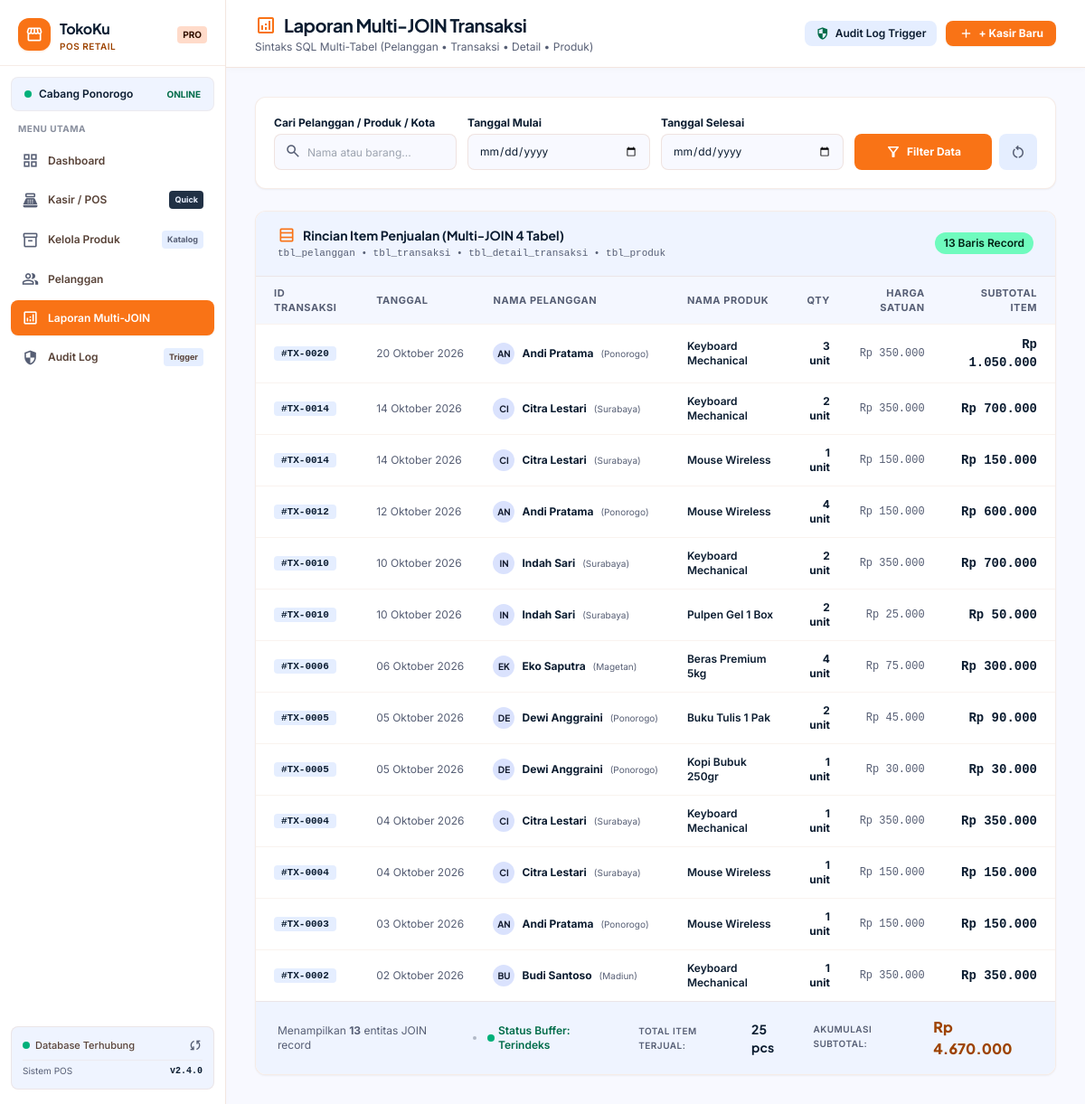
The app's page /laporan.php with its own data.
### tables this page shows
CREATE TABLE tbl_pelanggan (
    id_pelanggan INT AUTO_INCREMENT PRIMARY KEY,
    nama_pelanggan VARCHAR(100) NOT NULL,
    kota VARCHAR(50) NOT NULL
);

CREATE TABLE tbl_transaksi (
    id_transaksi INT AUTO_INCREMENT PRIMARY KEY,
    tanggal DATE NOT NULL,
    id_pelanggan INT,
    total_belanja DECIMAL(12,2) NOT NULL DEFAULT 0,
    FOREIGN KEY (id_pelanggan) REFERENCES tbl_pelanggan(id_pelanggan)
);

CREATE TABLE tbl_detail_transaksi (
    id_detail INT AUTO_INCREMENT PRIMARY KEY,
    id_transaksi INT,
    id_produk INT,
    nama_produk VARCHAR(100),
    jumlah INT NOT NULL,
    harga DECIMAL(12,2) NOT NULL,
    FOREIGN KEY (id_transaksi) REFERENCES tbl_transaksi(id_transaksi),
    FOREIGN KEY (id_produk) REFERENCES tbl_produk(id_produk)
);

### config/db.php (called while the page is built, shortened)
<?php
if (!function_exists('formatRupiah')) {
    function formatRupiah($angka) {
        return 'Rp ' . number_format((float)$angka, 0, ',', '.');
    }
}
if (!function_exists('formatTanggal')) {
    function formatTanggal($tanggal) {
        $bulan = [
            1 => 'Januari', 'Februari', 'Maret', 'April', 'Mei', 'Juni',
            'Juli', 'Agustus', 'September', 'Oktober', 'November', 'Desember'
        ];
        $pecahkan = explode('-', date('Y-m-d', strtotime($tanggal)));
        if (count($pecahkan) === 3) {
            return $pecahkan[2] . ' ' . $bulan[(int)$pecahkan[1]] . ' ' . $pecahkan[0];
        }
        return $tanggal;
    }
}

### laporan.php (the view, shortened to what this page needs)
<?php
require_once __DIR__ . '/config/db.php';
$rincian_item = [];
$search_keyword = isset($_GET['search']) ? trim($_GET['search']) : '';
$filter_tanggal_mulai = isset($_GET['tgl_mulai']) ? trim($_GET['tgl_mulai']) : '';
$filter_tanggal_selesai = isset($_GET['tgl_selesai']) ? trim($_GET['tgl_selesai']) : '';
$total_item_terjual = 0;
$akumulasi_subtotal_join = 0;
if ($pdo) {
    $sqlJoin = "SELECT
                    t.id_transaksi,
                    t.tanggal,
                    p.nama_pelanggan,
                    p.kota,
                    d.id_detail,
                    d.nama_produk,
                    d.jumlah,
                    d.harga,
                    (d.jumlah * d.harga) AS subtotal
                FROM tbl_pelanggan p
                INNER JOIN tbl_transaksi t ON p.id_pelanggan = t.id_pelanggan
                INNER JOIN tbl_detail_transaksi d ON t.id_transaksi = d.id_transaksi
                WHERE 1=1";
    $paramsJoin = [];
    $sqlJoin .= " ORDER BY t.id_transaksi DESC, d.id_detail ASC";
    try {
        $stmtJoin = $pdo->prepare($sqlJoin);
        $stmtJoin->execute($paramsJoin);
        $rincian_item = $stmtJoin->fetchAll();
        foreach ($rincian_item as $item) {
            $total_item_terjual += (int)$item['jumlah'];
            $akumulasi_subtotal_join += (float)$item['subtotal'];
        }
    } catch (PDOException $e) {
        $rincian_item = [];
    }
}
require_once __DIR__ . '/includes/header.php';
require_once __DIR__ . '/includes/sidebar.php';
?>
<main class="flex-1 flex flex-col min-w-0 overflow-y-auto bg-surface">
    <header class="bg-surface-container-lowest border-b border-outline-variant/40 px-6 sm:px-8 py-3.5 flex flex-col sm:flex-row sm:items-center justify-between gap-4 sticky top-0 z-30 shadow-[0_1px_8px_rgba(0,0,0,0.03)]">
        <div>
            <h1 class="font-headline font-bold text-lg sm:text-xl text-on-surface tracking-tight flex items-center gap-2">
                <span class="material-symbols-outlined text-primary-container text-[24px]">analytics</span>
                Laporan Multi-JOIN Transaksi
            </h1>
            <p class="text-xs text-secondary mt-0.5">Sintaks SQL Multi-Tabel (Pelanggan &bull; Transaksi &bull; Detail &bull; Produk)</p>
        </div>
        <div class="flex items-center gap-2.5">
            <a href="audit_log.php" class="inline-flex items-center gap-1.5 px-3 py-1.5 rounded-lg bg-surface-container hover:bg-surface-container-high text-on-surface text-xs font-semibold transition">
                <span class="material-symbols-outlined text-[16px] text-tertiary">security</span>
                <span>Audit Log Trigger</span>
            </a>
            <a href="kasir.php" class="inline-flex items-center gap-1.5 px-3.5 py-1.5 rounded-lg bg-primary-container hover:bg-on-primary-fixed-variant text-on-primary text-xs font-bold shadow-sm transition active:scale-95">
                <span class="material-symbols-outlined text-[16px]">add</span>
                <span>+ Kasir Baru</span>
            </a>
        </div>
    </header>
    <div class="p-4 sm:p-6 lg:p-8 space-y-6 flex-1">
        <div class="bg-surface-container-lowest rounded-xl p-5 shadow-sm border border-outline-variant/30">
            <form method="GET" action="laporan.php" class="grid grid-cols-1 sm:grid-cols-2 lg:grid-cols-4 gap-3 items-end text-xs">
                <div>
                    <label class="block font-bold text-on-surface mb-1">Cari Pelanggan / Produk / Kota</label>
                    <div class="relative">
                        <span class="material-symbols-outlined absolute left-3 top-2.5 text-secondary text-[18px]">search</span>
                        <input type="text" name="search" value="<?= htmlspecialchars($search_keyword) ?>"
                               placeholder="Nama atau barang..."
                               class="w-full h-10 pl-9 pr-3 rounded-lg bg-surface text-on-surface border border-outline-variant/40 focus:outline-none focus:ring-2 focus:ring-primary-container/30">
                    </div>
                </div>
                <div>
                    <label class="block font-bold text-on-surface mb-1">Tanggal Mulai</label>
                    <input type="date" name="tgl_mulai" value="<?= htmlspecialchars($filter_tanggal_mulai) ?>"
                           class="w-full h-10 px-3 rounded-lg bg-surface text-on-surface border border-outline-variant/40 focus:outline-none focus:ring-2 focus:ring-primary-container/30">
                </div>
                <div>
                    <label class="block font-bold text-on-surface mb-1">Tanggal Selesai</label>
                    <input type="date" name="tgl_selesai" value="<?= htmlspecialchars($filter_tanggal_selesai) ?>"
                           class="w-full h-10 px-3 rounded-lg bg-surface text-on-surface border border-outline-variant/40 focus:outline-none focus:ring-2 focus:ring-primary-container/30">
                </div>
                <div class="flex items-center gap-2">
                    <button type="submit" class="flex-1 h-10 rounded-lg bg-primary-container hover:bg-on-primary-fixed-variant text-on-primary font-bold shadow-xs transition flex items-center justify-center gap-1.5">
                        <span class="material-symbols-outlined text-[18px]">filter_alt</span>
                        <span>Filter Data</span>
                    </button>
                    <a href="laporan.php" class="h-10 px-3 rounded-lg bg-surface-container hover:bg-surface-container-high text-secondary hover:text-on-surface flex items-center justify-center transition" title="Reset">
                        <span class="material-symbols-outlined text-[18px]">restart_alt</span>
                    </a>
                </div>
            </form>
        </div>
        <div class="bg-surface-container-lowest rounded-xl shadow-sm border border-outline-variant/30 overflow-hidden flex flex-col">
            <div class="px-6 py-4 bg-surface-container-low border-b border-outline-variant/30 flex flex-col sm:flex-row sm:items-center justify-between gap-2">
                <div>
                    <h2 class="font-headline font-bold text-sm text-on-surface flex items-center gap-2">
                        <span class="material-symbols-outlined text-primary-container text-[20px]">table_rows</span>
                        Rincian Item Penjualan (Multi-JOIN 4 Tabel)
                    </h2>
                    <p class="text-[11px] text-secondary font-mono mt-0.5">
                        tbl_pelanggan &bull; tbl_transaksi &bull; tbl_detail_transaksi &bull; tbl_produk
                    </p>
                </div>
                <span class="text-xs font-semibold px-2.5 py-1 rounded-full bg-tertiary-fixed text-on-tertiary-fixed">
                    <?= count($rincian_item) ?> Baris Record
                </span>
            </div>
            <div class="overflow-x-auto w-full">
                <table class="w-full text-left border-collapse text-xs">
                    <thead>
                        <tr class="bg-surface-container-low/70 text-secondary font-semibold uppercase tracking-wider text-[11px] h-10 border-b border-outline-variant/20">
                            <th class="py-2.5 px-5">ID Transaksi</th>
                            <th class="py-2.5 px-4">Tanggal</th>
                            <th class="py-2.5 px-4">Nama Pelanggan</th>
                            <th class="py-2.5 px-4">Nama Produk</th>
                            <th class="py-2.5 px-4 text-right">Qty</th>
                            <th class="py-2.5 px-4 text-right">Harga Satuan</th>
                            <th class="py-2.5 px-5 text-right">Subtotal Item</th>
                        </tr>
                    </thead>
                    <tbody class="divide-y divide-outline-variant/20">
                        <?php if (empty($rincian_item)): ?>
                            <tr>
                                <td colspan="7" class="py-12 text-center text-secondary">
                                    Tidak ada data penjualan yang sesuai dengan kriteria filter.
                                </td>
                            </tr>
                        <?php else: ?>
                            <?php foreach ($rincian_item as $row):
                                $initials = strtoupper(substr($row['nama_pelanggan'], 0, 2));
                            ?>
                                <tr class="hover:bg-surface-container-low/40 transition-colors">
                                    <td class="py-3 px-5 font-mono font-bold text-on-surface whitespace-nowrap">
                                        <span class="bg-surface-container px-2 py-0.5 rounded text-[11px]">
                                            #TX-<?= str_pad($row['id_transaksi'], 4, '0', STR_PAD_LEFT) ?>
                                        </span>
                                    </td>
                                    <td class="py-3 px-4 text-secondary whitespace-nowrap">
                                        <?= formatTanggal($row['tanggal']) ?>
                                    </td>
                                    <td class="py-3 px-4 whitespace-nowrap">
                                        <div class="flex items-center gap-2">
                                            <span class="w-6 h-6 rounded-full bg-secondary-fixed flex items-center justify-center text-on-secondary-fixed text-[10px] font-bold font-headline">
                                                <?= $initials ?>
                                            </span>
                                            <span class="font-bold text-on-surface"><?= htmlspecialchars($row['nama_pelanggan']) ?></span>
                                            <span class="text-[10px] text-secondary">(<?= htmlspecialchars($row['kota']) ?>)</span>
                                        </div>
                                    </td>
                                    <td class="py-3 px-4 font-semibold text-on-surface">
                                        <?= htmlspecialchars($row['nama_produk']) ?>
                                    </td>
                                    <td class="py-3 px-4 text-right font-bold text-on-surface">
                                        <?= number_format($row['jumlah'], 0, ',', '.') ?> unit
                                    </td>
                                    <td class="py-3 px-4 text-right text-secondary font-mono">
                                        <?= formatRupiah($row['harga']) ?>
                                    </td>
                                    <td class="py-3 px-5 text-right font-mono font-bold text-on-surface text-sm">
                                        <?= formatRupiah($row['subtotal']) ?>
                                    </td>
                                </tr>
                            <?php endforeach; ?>
                        <?php endif; ?>
                    </tbody>
                </table>
            </div>
            <div class="px-6 py-4 bg-surface-container-low flex flex-col sm:flex-row sm:items-center justify-between gap-4 border-t border-outline-variant/30">
                <div class="flex items-center gap-3 text-xs text-secondary">
                    <span>Menampilkan <strong><?= count($rincian_item) ?></strong> entitas JOIN record</span>
                    <span class="w-1 h-1 rounded-full bg-secondary/40"></span>
                    <span class="text-tertiary font-semibold flex items-center gap-1">
                        <span class="w-2 h-2 rounded-full bg-tertiary-container"></span>
                        Status Buffer: Terindeks
                    </span>
                </div>
                <div class="flex items-center gap-6 text-xs">
                    <div class="flex items-baseline gap-1.5">
                        <span class="uppercase tracking-wider text-secondary font-semibold text-[10px]">Total Item Terjual:</span>
                        <span class="font-headline font-bold text-sm text-on-surface"><?= number_format($total_item_terjual, 0, ',', '.') ?> pcs</span>
                    </div>
                    <div class="flex items-baseline gap-1.5">
                        <span class="uppercase tracking-wider text-secondary font-semibold text-[10px]">Akumulasi Subtotal:</span>
                        <span class="font-headline font-extrabold text-base text-primary"><?= formatRupiah($akumulasi_subtotal_join) ?></span>
                    </div>
                </div>
            </div>
        </div>
    </div>
<?php
require_once __DIR__ . '/includes/footer.php';
?>

### includes/header.php (style rules this page uses)
body { font-family: 'Inter', system-ui, sans-serif; -webkit-font-smoothing: antialiased; }
h1, h2, h3, h4, h5, h6, .font-headline { font-family: 'Plus Jakarta Sans', system-ui, sans-serif; }
.material-symbols-outlined { font-variation-settings: 'FILL' 0, 'wght' 400, 'GRAD' 0, 'opsz' 24; vertical-align: middle; }

### records on screen
tbl_pelanggan: tbl_transaksi.id_transaksi "0020", tbl_transaksi.tanggal "20 Oktober 2026", nama_pelanggan "AN", nama_pelanggan "Andi Pratama", kota "Ponorogo", tbl_detail_transaksi.nama_produk "Keyboard Mechanical", tbl_detail_transaksi.jumlah "3", tbl_detail_transaksi.harga "Rp 350.000", subtotal "Rp 1.050.000", tbl_transaksi.id_transaksi "0012", tbl_transaksi.tanggal "12 Oktober 2026", tbl_detail_transaksi.nama_produk "Mouse Wireless", tbl_detail_transaksi.jumlah "4", tbl_detail_transaksi.harga "Rp 150.000", subtotal "Rp 600.000", tbl_transaksi.id_transaksi "0003", tbl_transaksi.tanggal "03 Oktober 2026", tbl_detail_transaksi.jumlah "1", subtotal "Rp 150.000"
tbl_pelanggan: tbl_transaksi.id_transaksi "0014", tbl_transaksi.tanggal "14 Oktober 2026", nama_pelanggan "CI", nama_pelanggan "Citra Lestari", kota "Surabaya", tbl_detail_transaksi.nama_produk "Keyboard Mechanical", tbl_detail_transaksi.jumlah "2", tbl_detail_transaksi.harga "Rp 350.000", subtotal "Rp 700.000", tbl_detail_transaksi.nama_produk "Mouse Wireless", tbl_detail_transaksi.jumlah "1", tbl_detail_transaksi.harga "Rp 150.000", subtotal "Rp 150.000", tbl_transaksi.id_transaksi "0004", tbl_transaksi.tanggal "04 Oktober 2026", subtotal "Rp 350.000"
tbl_pelanggan: tbl_transaksi.id_transaksi "0010", tbl_transaksi.tanggal "10 Oktober 2026", nama_pelanggan "IN", nama_pelanggan "Indah Sari", kota "Surabaya", tbl_detail_transaksi.nama_produk "Keyboard Mechanical", tbl_detail_transaksi.jumlah "2", tbl_detail_transaksi.harga "Rp 350.000", subtotal "Rp 700.000", tbl_detail_transaksi.nama_produk "Pulpen Gel 1 Box", tbl_detail_transaksi.harga "Rp 25.000", subtotal "Rp 50.000"
tbl_pelanggan: tbl_transaksi.id_transaksi "0006", tbl_transaksi.tanggal "06 Oktober 2026", nama_pelanggan "EK", nama_pelanggan "Eko Saputra", kota "Magetan", tbl_detail_transaksi.nama_produk "Beras Premium 5kg", tbl_detail_transaksi.jumlah "4", tbl_detail_transaksi.harga "Rp 75.000", subtotal "Rp 300.000"
tbl_pelanggan: tbl_transaksi.id_transaksi "0005", tbl_transaksi.tanggal "05 Oktober 2026", nama_pelanggan "DE", nama_pelanggan "Dewi Anggraini", kota "Ponorogo", tbl_detail_transaksi.nama_produk "Buku Tulis 1 Pak", tbl_detail_transaksi.jumlah "2", tbl_detail_transaksi.harga "Rp 45.000", subtotal "Rp 90.000", tbl_detail_transaksi.nama_produk "Kopi Bubuk 250gr", tbl_detail_transaksi.jumlah "1", tbl_detail_transaksi.harga "Rp 30.000", subtotal "Rp 30.000"
tbl_pelanggan: tbl_transaksi.id_transaksi "0002", tbl_transaksi.tanggal "02 Oktober 2026", nama_pelanggan "BU", nama_pelanggan "Budi Santoso", kota "Madiun", tbl_detail_transaksi.nama_produk "Keyboard Mechanical", tbl_detail_transaksi.jumlah "1", tbl_detail_transaksi.harga "Rp 350.000", subtotal "Rp 350.000"

### other values on screen
count($rincian_item) "13"
$total_item_terjual "25"
formatRupiah($akumulasi_subtotal_join) "Rp 4.670.000"
